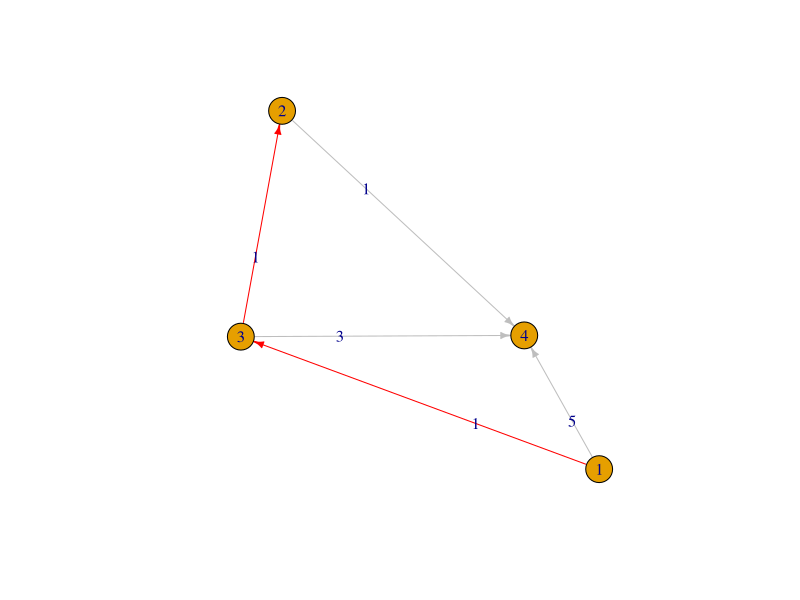

Write R code to recreate this figure.
# Загрузка пакета
install.packages('igraph')
library('igraph')

# Функция проверки на то, есть ли в принципе путь к вершине и не посещена ли она
access_check <- function(R, expl_v){
  min <- Inf
  m <- ""
  for (i in 1:length(expl_v)){
    if ((R[i] < min) & (expl_v[i] == 0)){
      m <- i
      min <- R[i]
    }
  }
  return(m)
}

# Основная функция
Dijkstra <- function(Matr, v1, v2){
  n <- ncol(Matr)
  answer <- list()
  
  # Сканирование входных данных на предмет ошибок
  if (!(v1 %in% (1:n)) || !(v2 %in% (1:n))){
    stop("Такой вершины не существует")
  }
  else if (!(is.numeric(v1) || !(is.numeric(v2)))){
    stop("Вершина должна задаваться числом")
  }
  else if (v1 == v2) {
    stop("Введите разные вершины")
  }
  
  
  # Длины путей(веса ребёр) от начального ребра к соответствующим вершинам
  R <- Matr[v1, ]
  
  # expl_v используется для указания того, рёбра от каких вершин мы рассмотрели
  expl_v <- rep(0, n)
  expl_v[v1] <- 1
  
  # на каждой итерации в vis_v записывается те вершины, пути к которым были 
  #доступны из рассматриваемой вершины
  vis_v <- rep(0, n)
  vis_v[(Matr[v1, ] != Inf)] <- v1
  
  # пока количество рассмотренных вершин не равно количеству доступных для 
  #рассмотрения вершин 
  while (sum(expl_v) != length(expl_v)){
    k <- access_check(R, expl_v)
    if (k == "") {
      break
    }
    
    for (i in (1:n)) {
      if (R[i] > (R[k] + Matr[k, i])){
        R[i] <- R[k] + Matr[k, i]
        vis_v[i] <- k
      }
      expl_v[k] <- 1
    }
  }
  
  # Проверяем, есть ли путь к конечной вершине и строим путь, если он есть, 
  #или устанавливаем путь Inf, если пути нет
  if (vis_v[v2] != 0){
    path <- v2
    if (vis_v[v2] == v1){
      path <- c(v1, v2)
    }
    else{
      while (vis_v[v2] != v1){
        vis_v[v2] <- vis_v[path[1]]
        path <- c(vis_v[v2], path)
      }
    }
  }
  else{
    path <- Inf
  }
  #Длина пути
  length = R[v2]
  
  # Рисование графа и кратчайшего пути
  set.seed(42)
  g <- Matr
  g[g == Inf] <- 0
  a <- graph.adjacency(g, mode = "directed", weighted = T)
  E(a)$color <- 'grey'
  for(i in 1:(length-1)){
    E(a)[path[i+1]%--%path[i]]$color <- 'red'
  }
  #plot(a, edge.label = c(t(g)[t(g) != 0]),
       #edge.arrow.size = 0.5, layout = layout_in_circle)
  plot(a, edge.label = c(t(g)[t(g) != 0]), edge.arrow.size = 0.5)
    
  answer <- list(length, path)
  return(answer)
}
#my_data = c(Inf, Inf, 5, 1,
            #Inf, Inf, Inf, 1,
            #Inf, 1, Inf, 3,
            #Inf, Inf, Inf, Inf)


Matr <- matrix(0, nrow = 4, ncol = 4)
Matr[1,] <- c(Inf, Inf, 1, 5)
Matr[2,] <- c(Inf, Inf, Inf, 1)
Matr[3,] <- c(Inf, 1, Inf, 3)
Matr[4,] <- c(Inf, Inf, Inf, Inf)



func_res <- Dijkstra(Matr, 1, 4)
print(func_res)
